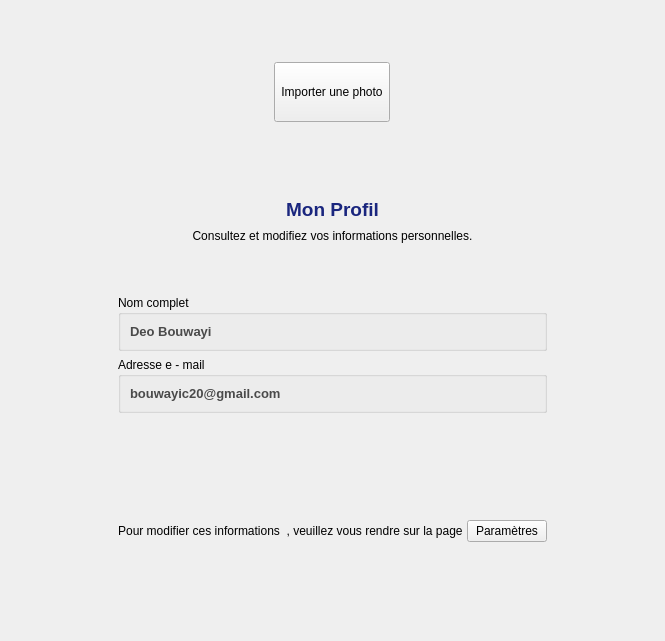
         <widget class="QWidget" name="page_profil">
          <property name="minimumSize">
           <size>
            <width>0</width>
            <height>0</height>
           </size>
          </property>
          <property name="maximumSize">
           <size>
            <width>16777215</width>
            <height>16777215</height>
           </size>
          </property>
          <layout class="QHBoxLayout" name="horizontalLayout_22">
           <item>
            <widget class="QWidget" name="widget_29" native="true">
             <property name="minimumSize">
              <size>
               <width>0</width>
               <height>0</height>
              </size>
             </property>
             <layout class="QHBoxLayout" name="horizontalLayout_21">
              <property name="bottomMargin">
               <number>30</number>
              </property>
              <item>
               <spacer name="horizontalSpacer_7">
                <property name="orientation">
                 <enum>Qt::Orientation::Horizontal</enum>
                </property>
                <property name="sizeType">
                 <enum>QSizePolicy::Policy::Fixed</enum>
                </property>
                <property name="sizeHint" stdset="0">
                 <size>
                  <width>80</width>
                  <height>20</height>
                 </size>
                </property>
               </spacer>
              </item>
              <item alignment="Qt::AlignmentFlag::AlignTop">
               <widget class="QWidget" name="carte_consulter_profil" native="true">
                <property name="minimumSize">
                 <size>
                  <width>300</width>
                  <height>580</height>
                 </size>
                </property>
                <property name="maximumSize">
                 <size>
                  <width>600</width>
                  <height>580</height>
                 </size>
                </property>
                <layout class="QVBoxLayout" name="verticalLayout_32">
                 <property name="spacing">
                  <number>2</number>
                 </property>
                 <item alignment="Qt::AlignmentFlag::AlignHCenter|Qt::AlignmentFlag::AlignVCenter">
                  <widget class="QWidget" name="zone_photo" native="true">
                   <property name="minimumSize">
                    <size>
                     <width>101</width>
                     <height>101</height>
                    </size>
                   </property>
                   <property name="cursor">
                    <cursorShape>ArrowCursor</cursorShape>
                   </property>
                   <layout class="QGridLayout" name="gridLayout_4">
                    <item row="0" column="0" alignment="Qt::AlignmentFlag::AlignHCenter|Qt::AlignmentFlag::AlignVCenter">
                     <widget class="QToolButton" name="btn_photo_profil">
                      <property name="minimumSize">
                       <size>
                        <width>0</width>
                        <height>60</height>
                       </size>
                      </property>
                      <property name="cursor">
                       <cursorShape>PointingHandCursor</cursorShape>
                      </property>
                      <property name="styleSheet">
                       <string notr="true"/>
                      </property>
                      <property name="text">
                       <string>Importer une photo</string>
                      </property>
                      <property name="iconSize">
                       <size>
                        <width>80</width>
                        <height>80</height>
                       </size>
                      </property>
                     </widget>
                    </item>
                   </layout>
                  </widget>
                 </item>
                 <item alignment="Qt::AlignmentFlag::AlignVCenter">
                  <widget class="QWidget" name="widget_30" native="true">
                   <property name="minimumSize">
                    <size>
                     <width>0</width>
                     <height>0</height>
                    </size>
                   </property>
                   <layout class="QVBoxLayout" name="verticalLayout_30">
                    <property name="spacing">
                     <number>8</number>
                    </property>
                    <property name="leftMargin">
                     <number>2</number>
                    </property>
                    <property name="topMargin">
                     <number>2</number>
                    </property>
                    <property name="rightMargin">
                     <number>2</number>
                    </property>
                    <property name="bottomMargin">
                     <number>2</number>
                    </property>
                    <item>
                     <widget class="QLabel" name="label_mon_profil">
                      <property name="text">
                       <string>&lt;html&gt;&lt;head/&gt;&lt;body&gt;&lt;p&gt;&lt;span style=&quot; font-size:14pt; font-weight:700; color:#1a267e;&quot;&gt;Mon Profil&lt;/span&gt;&lt;/p&gt;&lt;/body&gt;&lt;/html&gt;</string>
                      </property>
                      <property name="alignment">
                       <set>Qt::AlignmentFlag::AlignCenter</set>
                      </property>
                     </widget>
                    </item>
                    <item>
                     <widget class="QLabel" name="label_7">
                      <property name="text">
                       <string>Consultez et modifiez vos informations personnelles.</string>
                      </property>
                      <property name="alignment">
                       <set>Qt::AlignmentFlag::AlignCenter</set>
                      </property>
                     </widget>
                    </item>
                   </layout>
                  </widget>
                 </item>
                 <item>
                  <widget class="QWidget" name="zone_info_perso_profil" native="true">
                   <property name="minimumSize">
                    <size>
                     <width>0</width>
                     <height>0</height>
                    </size>
                   </property>
                   <layout class="QVBoxLayout" name="verticalLayout_33">
                    <item>
                     <widget class="QGroupBox" name="groupBox_10">
                      <property name="minimumSize">
                       <size>
                        <width>0</width>
                        <height>0</height>
                       </size>
                      </property>
                      <property name="title">
                       <string>Nom complet</string>
                      </property>
                      <layout class="QVBoxLayout" name="verticalLayout_29">
                       <item>
                        <widget class="QLabel" name="label_nom_profil">
                         <property name="text">
                          <string>&lt;html&gt;&lt;head/&gt;&lt;body&gt;&lt;p&gt;&lt;span style=&quot; font-size:10pt; font-weight:700; color:#4a4a4a;&quot;&gt;Deo Bouwayi&lt;/span&gt;&lt;/p&gt;&lt;/body&gt;&lt;/html&gt;</string>
                         </property>
                        </widget>
                       </item>
                      </layout>
                     </widget>
                    </item>
                    <item>
                     <widget class="QGroupBox" name="groupBox_11">
                      <property name="minimumSize">
                       <size>
                        <width>0</width>
                        <height>0</height>
                       </size>
                      </property>
                      <property name="title">
                       <string>Adresse e - mail</string>
                      </property>
                      <layout class="QVBoxLayout" name="verticalLayout_31">
                       <item>
                        <widget class="QLabel" name="label_email_profil">
                         <property name="text">
                          <string>&lt;html&gt;&lt;head/&gt;&lt;body&gt;&lt;p&gt;&lt;span style=&quot; font-size:10pt; font-weight:700; color:#4a4a4a;&quot;&gt;bouwayic20@gmail.com&lt;/span&gt;&lt;/p&gt;&lt;/body&gt;&lt;/html&gt;</string>
                         </property>
                        </widget>
                       </item>
                      </layout>
                     </widget>
                    </item>
                   </layout>
                  </widget>
                 </item>
                 <item alignment="Qt::AlignmentFlag::AlignHCenter|Qt::AlignmentFlag::AlignBottom">
                  <widget class="QWidget" name="widget_32" native="true">
                   <layout class="QHBoxLayout" name="horizontalLayout_23">
                    <property name="spacing">
                     <number>1</number>
                    </property>
                    <item alignment="Qt::AlignmentFlag::AlignHCenter">
                     <widget class="QLabel" name="label_13">
                      <property name="text">
                       <string>Pour modifier ces informations  , veuillez vous rendre sur la page </string>
                      </property>
                      <property name="alignment">
                       <set>Qt::AlignmentFlag::AlignCenter</set>
                      </property>
                     </widget>
                    </item>
                    <item alignment="Qt::AlignmentFlag::AlignVCenter">
                     <widget class="QPushButton" name="btn_raccourci_profil_parametre">
                      <property name="cursor">
                       <cursorShape>PointingHandCursor</cursorShape>
                      </property>
                      <property name="layoutDirection">
                       <enum>Qt::LayoutDirection::LeftToRight</enum>
                      </property>
                      <property name="text">
                       <string>Paramètres</string>
                      </property>
                     </widget>
                    </item>
                   </layout>
                  </widget>
                 </item>
                 <item>
                  <spacer name="verticalSpacer_2">
                   <property name="orientation">
                    <enum>Qt::Orientation::Vertical</enum>
                   </property>
                   <property name="sizeType">
                    <enum>QSizePolicy::Policy::Fixed</enum>
                   </property>
                   <property name="sizeHint" stdset="0">
                    <size>
                     <width>20</width>
                     <height>40</height>
                    </size>
                   </property>
                  </spacer>
                 </item>
                </layout>
               </widget>
              </item>
              <item>
               <spacer name="horizontalSpacer_8">
                <property name="orientation">
                 <enum>Qt::Orientation::Horizontal</enum>
                </property>
                <property name="sizeType">
                 <enum>QSizePolicy::Policy::Fixed</enum>
                </property>
                <property name="sizeHint" stdset="0">
                 <size>
                  <width>80</width>
                  <height>20</height>
                 </size>
                </property>
               </spacer>
              </item>
             </layout>
            </widget>
           </item>
          </layout>
         </widget>
